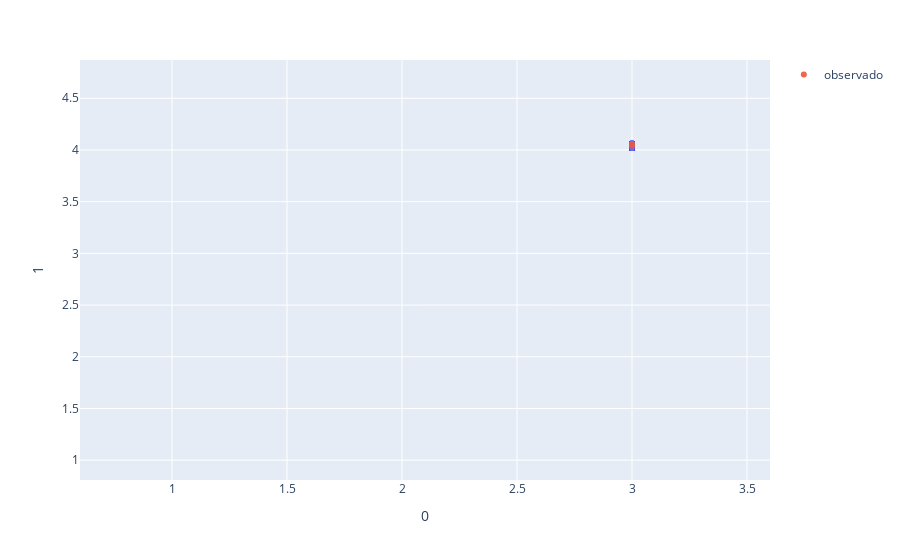

Here is the notebook cell this chart was saved with:
### Code cell
import pandas as pd
import numpy as np
import plotly.express as px

#x = np.arange(1, 101).reshape(-1, 1)
#y = np.linspace(100, 120, 100).reshape(-1,1)
#p = np.array([x, y]).
#print(p.shape)
df = pd.read_csv('./catkin_ws/src/tangent_bug/debug.csv', index_col=0)
df2 = pd.read_csv('./catkin_ws/src/tangent_bug/debugmat.csv', index_col=0)
fig = px.scatter(df, x='0', y='1', opacity=0.9)
fig.add_scatter(x=df2['0'], y=df2['1'], mode='markers', name='observado', opacity=0.9)
fig.update_xaxes(range=[df2.min()['0']*0.2, df2.max()['0']*1.2])
fig.update_yaxes(range=[df2.min()['1']*0.2, df2.max()['1']*1.2])
fig.show()

### Figure 1 — Plotly figure (JSON) as saved in the notebook; plotly's stock layout.template omitted (floating-point values rounded to 4 significant figures; data arrays with more than 128 entries replaced by an {"elided": "..."} marker saying what was removed)
{"data": [{"hovertemplate": "0=%{x}<br>1=%{y}<extra></extra>", "legendgroup": "", "marker": {"color": "#636efa", "opacity": 0.9, "symbol": "circle"}, "mode": "markers", "name": "", "orientation": "v", "showlegend": false, "type": "scatter", "x": {"elided": "1000 float values"}, "xaxis": "x", "y": {"elided": "1000 float values"}, "yaxis": "y"}, {"mode": "markers", "name": "observado", "opacity": 0.9, "type": "scatter", "x": [3.0, 3.0], "y": [4.04, 4.058]}], "layout": {"legend": {"tracegroupgap": 0}, "margin": {"t": 60}, "xaxis": {"anchor": "y", "domain": [0, 1], "range": [0.6, 3.6], "title": {"text": "0"}}, "yaxis": {"anchor": "x", "domain": [0, 1], "range": [0.8079, 4.87], "title": {"text": "1"}}}}
